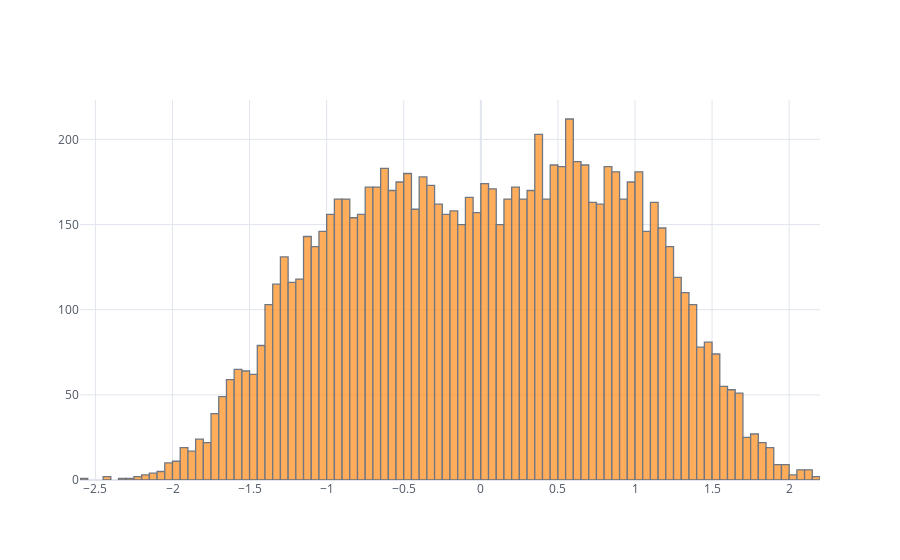

Write notebook code for a chart like this one.
### Code cell
asset_df[['theta_asset_arr']].iplot(kind='hist')

### Figure 1 — Plotly figure (JSON) as saved in the notebook; plotly's stock layout.template omitted (floating-point values rounded to 4 significant figures; data arrays with more than 128 entries replaced by an {"elided": "..."} marker saying what was removed)
{"data": [{"histfunc": "count", "histnorm": "", "marker": {"color": "rgba(255, 153, 51, 1.0)", "line": {"color": "#4D5663", "width": 1.3}}, "name": "theta_asset_arr", "opacity": 0.8, "orientation": "v", "type": "histogram", "x": {"elided": "10000 float values"}}], "layout": {"autosize": true, "barmode": "overlay", "legend": {"bgcolor": "#FFFFFF", "font": {"color": "#4D5663"}}, "paper_bgcolor": "#FFFFFF", "plot_bgcolor": "#FFFFFF", "title": {"font": {"color": "#4D5663"}}, "xaxis": {"autorange": true, "gridcolor": "#E1E5ED", "range": [-2.6, 2.2], "showgrid": true, "tickfont": {"color": "#4D5663"}, "title": {"font": {"color": "#4D5663"}, "text": ""}, "type": "linear", "zerolinecolor": "#E1E5ED"}, "yaxis": {"autorange": true, "gridcolor": "#E1E5ED", "range": [0, 223.2], "showgrid": true, "tickfont": {"color": "#4D5663"}, "title": {"font": {"color": "#4D5663"}, "text": ""}, "zerolinecolor": "#E1E5ED"}}}
